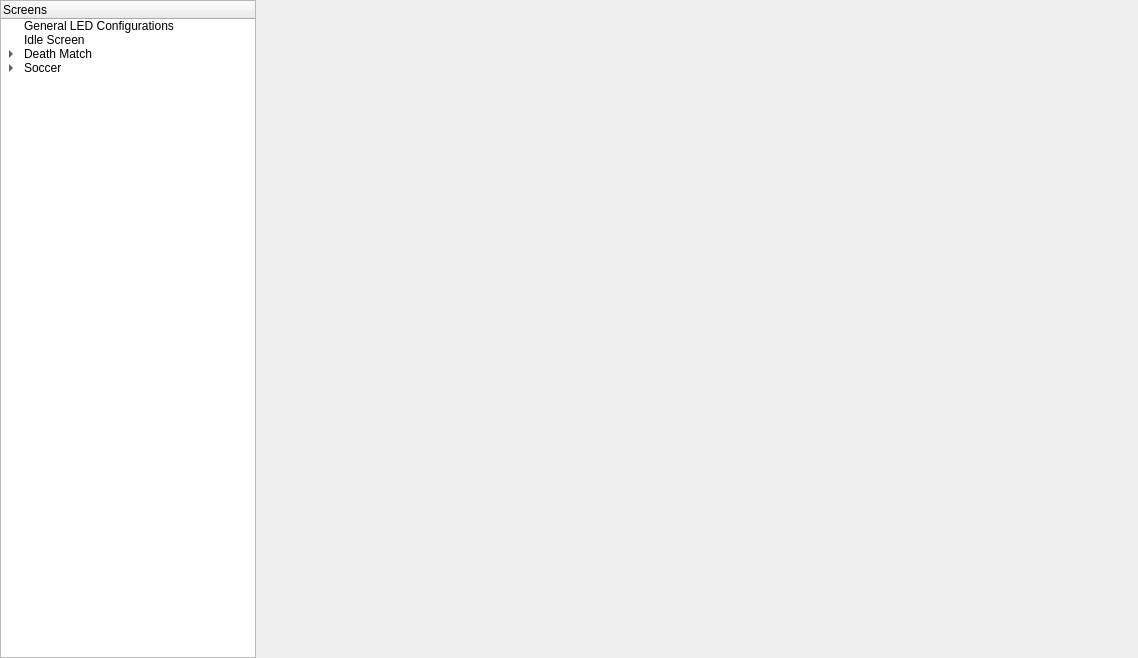
<?xml version="1.0" encoding="UTF-8"?>
<ui version="4.0">
 <class>LEDControlWidget</class>
 <widget class="QWidget" name="LEDControlWidget">
  <property name="geometry">
   <rect>
    <x>0</x>
    <y>0</y>
    <width>1138</width>
    <height>658</height>
   </rect>
  </property>
  <property name="windowTitle">
   <string>Form</string>
  </property>
  <layout class="QGridLayout" name="gridLayout_2">
   <property name="leftMargin">
    <number>0</number>
   </property>
   <property name="topMargin">
    <number>0</number>
   </property>
   <property name="rightMargin">
    <number>0</number>
   </property>
   <property name="bottomMargin">
    <number>0</number>
   </property>
   <property name="spacing">
    <number>0</number>
   </property>
   <item row="0" column="0">
    <layout class="QGridLayout" name="gridLayout" columnstretch="0,20">
     <property name="spacing">
      <number>0</number>
     </property>
     <item row="0" column="0">
      <widget class="QTreeWidget" name="treeWidget">
       <column>
        <property name="text">
         <string>Screens</string>
        </property>
       </column>
       <item>
        <property name="text">
         <string>General LED Configurations</string>
        </property>
       </item>
       <item>
        <property name="text">
         <string>Idle Screen</string>
        </property>
       </item>
       <item>
        <property name="text">
         <string>Death Match</string>
        </property>
        <property name="flags">
         <set>ItemIsEnabled</set>
        </property>
        <item>
         <property name="text">
          <string>Configuration Lights</string>
         </property>
        </item>
        <item>
         <property name="text">
          <string>Players Ready Lights</string>
         </property>
        </item>
        <item>
         <property name="text">
          <string>Count Down Lights</string>
         </property>
        </item>
        <item>
         <property name="text">
          <string>Door Drop Lights</string>
         </property>
        </item>
        <item>
         <property name="text">
          <string>Match Lights</string>
         </property>
        </item>
        <item>
         <property name="text">
          <string>Winning Player Lights</string>
         </property>
        </item>
       </item>
       <item>
        <property name="text">
         <string>Soccer</string>
        </property>
        <item>
         <property name="text">
          <string>Configuration Lights</string>
         </property>
        </item>
        <item>
         <property name="text">
          <string>Players Ready Lights</string>
         </property>
        </item>
        <item>
         <property name="text">
          <string>Count Down Lights</string>
         </property>
        </item>
        <item>
         <property name="text">
          <string>Match Lights</string>
         </property>
        </item>
        <item>
         <property name="text">
          <string>Winning Player Lights</string>
         </property>
        </item>
       </item>
      </widget>
     </item>
     <item row="0" column="1">
      <widget class="QStackedWidget" name="lightConfigDisplay">
       <widget class="GeneralLEDConfigurationWidget" name="generalLedConfigurationWidget"/>
       <widget class="QWidget" name="deathMatchPlayersReadyLightsWidget"/>
       <widget class="QWidget" name="deathMatchCountDownLightsWidget"/>
       <widget class="QWidget" name="deathMatchDoorDropLightsWidget"/>
       <widget class="QWidget" name="deathMatchMatchLightsWidget"/>
       <widget class="QWidget" name="soccerConfigLightsWidget"/>
       <widget class="QWidget" name="soccerPlayerReadyLightsWidget"/>
       <widget class="QWidget" name="soccerCountDownLightsWidget"/>
       <widget class="QWidget" name="soccerMatchLightsWidget"/>
       <widget class="QWidget" name="soccerWinningPlayerLightsWidget"/>
       <widget class="QWidget" name="deathMatchWinningPlayerLightsWidget"/>
       <widget class="IdleLedConfigurationWidget" name="idleScreenWidget"/>
       <widget class="QWidget" name="deathMatchConfigLightsWidget"/>
      </widget>
     </item>
    </layout>
   </item>
  </layout>
 </widget>
 <customwidgets>
  <customwidget>
   <class>GeneralLEDConfigurationWidget</class>
   <extends>QWidget</extends>
   <header>generalledconfigurationwidget.h</header>
   <container>1</container>
  </customwidget>
  <customwidget>
   <class>IdleLedConfigurationWidget</class>
   <extends>QWidget</extends>
   <header>idleledconfigurationwidget.h</header>
   <container>1</container>
  </customwidget>
 </customwidgets>
 <resources/>
 <connections/>
</ui>
